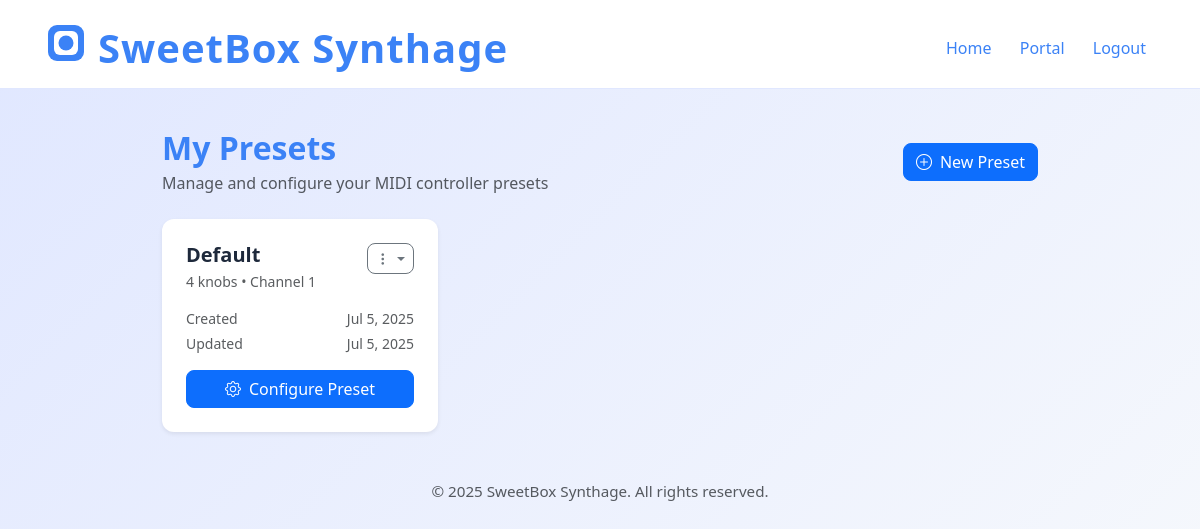
Page /dashboard/ (signed in) on the earlier database version.
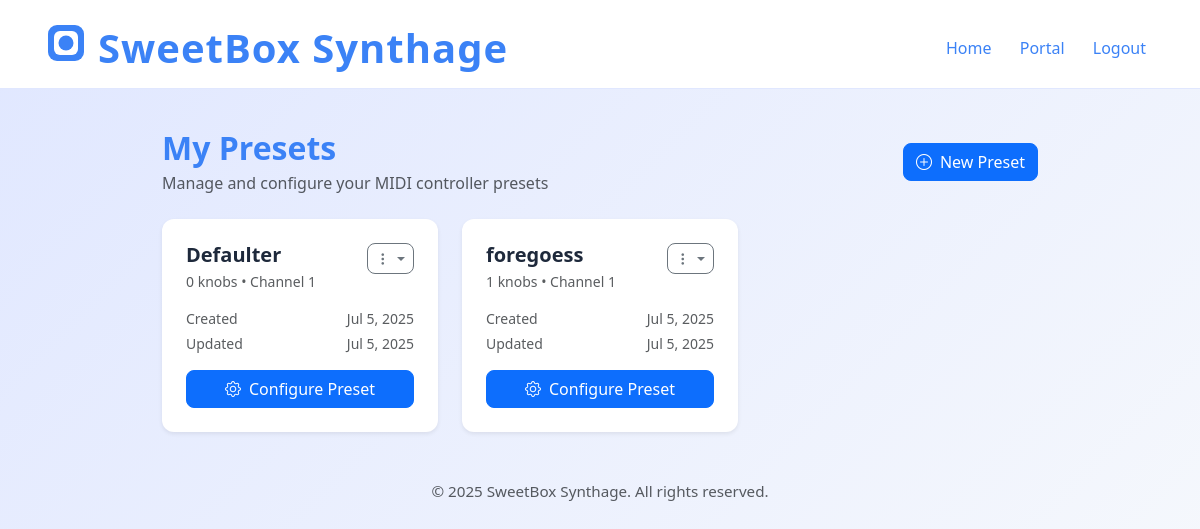
Same page on the later database version.
### midi/models.py (models this page shows, shortened)
class Preset(models.Model):
    owner = models.ForeignKey(User, on_delete=models.CASCADE, null=True)
    name = models.CharField(max_length=200)
    keys_channel = models.PositiveSmallIntegerField(default=1)
    number_of_knobs = models.PositiveSmallIntegerField(default=4)
    created = models.DateTimeField(auto_now_add=True)
    updated = models.DateTimeField(auto_now=True)
    objects = models.Manager()

### midi/views.py (the view)
# urls.py: path('dashboard/', views.dashboard, name="dashboard"),
@login_required(login_url='login')
def dashboard(request):
    user = request.user
    presets = Preset.objects.filter(owner=user)
    preset_count = presets.count()
    context = {
        'hide_dashboard_link':True,
        'presets':presets,
        'preset_count':preset_count,
    }
    return render(request, 'midi/dashboard.html', context)

### midi/templates/midi/dashboard.html (shortened to what this page needs)
{% extends 'midi/base.html' %}
{% block content %}
<div class="container" style="max-width: 900px; margin-top: 40px;">
    <div class="row mb-4">
        <div class="col-12">
            <div class="d-flex justify-content-between align-items-center">
                <div>
                    <h1 class="h2 mb-1" style="color: #3b82f6; font-weight: 600;">My Presets</h1>
                    <p class="text-muted mb-0">Manage and configure your MIDI controller presets</p>
                </div>
                <div>
                    <button class="btn btn-primary" data-bs-toggle="modal" data-bs-target="#createPresetModal">
                        <i class="bi bi-plus-circle me-2"></i>New Preset
                    </button>
                </div>
            </div>
        </div>
    </div>
    {% if preset_count < 1 %}
        <div class="row">
            <div class="col-12">
                <div class="card border-0 shadow-sm" style="background: linear-gradient(135deg, #f8fafc 0%, #e0e7ff 100%);">
                    <div class="card-body text-center py-5">
                        <div class="mb-4">
                            <svg width="64" height="64" viewBox="0 0 64 64" fill="none" xmlns="http://www.w3.org/2000/svg">
                                <rect x="8" y="8" width="48" height="48" rx="12" fill="#3b82f6" opacity="0.2"/>
                                <rect x="16" y="16" width="32" height="32" rx="8" fill="#3b82f6" opacity="0.1"/>
                                <circle cx="32" cy="32" r="8" fill="#3b82f6"/>
                            </svg>
                        </div>
                        <h3 class="h4 mb-3" style="color: #3b82f6;">No Presets Yet</h3>
                        <p class="text-muted mb-4">Get started by creating your first preset for your MIDI controller.</p>
                        <button class="btn btn-primary btn-lg" data-bs-toggle="modal" data-bs-target="#createPresetModal">
                            <i class="bi bi-plus-circle me-2"></i>Create Default Preset
                        </button>
                    </div>
                </div>
            </div>
        </div>
    {% else %}
        <div class="row g-4">
{% for preset in presets %}
                <div class="col-md-6 col-lg-4">
                    <div class="card h-100 border-0 shadow-sm hover-lift" style="transition: all 0.3s ease;">
                        <div class="card-body p-4">
                            <div class="d-flex justify-content-between align-items-start mb-3">
                                <div class="flex-grow-1">
                                    <h5 class="card-title mb-1" style="color: #1e293b; font-weight: 600;">
                                        {{ preset.name }}
                                    </h5>
                                    <p class="text-muted small mb-0">
                                        {{ preset.number_of_knobs }} knobs • Channel {{ preset.keys_channel }}
                                    </p>
                                </div>
                                <div class="dropdown">
                                    <button class="btn btn-sm btn-outline-secondary dropdown-toggle" type="button" data-bs-toggle="dropdown" aria-expanded="false">
                                        <i class="bi bi-three-dots-vertical"></i>
                                    </button>
                                </div>
                            </div>
                            <div class="mb-3">
                                <div class="d-flex justify-content-between text-muted small mb-1">
                                    <span>Created</span>
                                    <span>{{ preset.created|date:"M j, Y" }}</span>
                                </div>
                                <div class="d-flex justify-content-between text-muted small">
                                    <span>Updated</span>
                                    <span>{{ preset.updated|date:"M j, Y" }}</span>
                                </div>
                            </div>
                            <div class="d-grid">
                                <a href="{% url 'portal' %}?preset={{ preset.id }}" class="btn btn-primary">
                                    <i class="bi bi-gear me-2"></i>Configure Preset
                                </a>
                            </div>
                        </div>
                    </div>
                </div>
            {% endfor %}
        </div>
    {% endif %}
</div>
<link rel="stylesheet" href="https://cdn.jsdelivr.net/npm/bootstrap-icons@1.11.0/font/bootstrap-icons.css">
{% endblock %}

### midi/templates/midi/base.html (shortened to what this page needs)
<!DOCTYPE html>
<html lang="en">
<head>
    <link href="https://cdn.jsdelivr.net/npm/bootstrap@5.3.0/dist/css/bootstrap.min.css" rel="stylesheet">
</head>
<body>
    <header>
        <div class="container d-flex justify-content-between align-items-center">
            <div class="d-flex align-items-center">
                <svg class="logo-icon" viewBox="0 0 64 64" fill="none" xmlns="http://www.w3.org/2000/svg">
                    <rect x="8" y="8" width="48" height="48" rx="12" fill="#3b82f6"/>
                    <rect x="16" y="16" width="32" height="32" rx="8" fill="#fff"/>
                    <circle cx="32" cy="32" r="10" fill="#3b82f6"/>
                </svg>
                <span class="brand ms-2">SweetBox Synthage</span>
            </div>
            <nav class="header-nav">
                {% if not hide_home_link %}<a href="{% url 'home' %}">Home</a>{% endif %}
                {% if not page == 'login' or page == 'signup' %}
                    {% if not hide_portal_link %}<a href="{% url 'portal' %}">Portal</a>{% endif %}
                    {% if not hide_login_link %}
                        {% if request.user.is_authenticated %}
                        <a href="{% url 'logout' %}">Logout</a>
                        {% else %}
                        <a href="{% url 'login' %}">Login</a>
                        <a href="{% url 'signup' %}">Sign Up</a>
                        {% endif %}
                    {% endif %}
                {% endif %}
            </nav>
        </div>
    </header>
    {% block content %}
    {% endblock %}
    <footer class="text-center text-muted mt-5 mb-3" style="font-size:0.95rem;">
        &copy; 2025 SweetBox Synthage. All rights reserved.
    </footer>
</body>
</html>

### midi/templates/midi/base.html (style rules this page uses)
body { background: linear-gradient(135deg, #e0e7ff 0%, #f8fafc 100%); min-height: 100vh; font-family: 'Segoe UI', Arial, sans-serif; }
.brand { font-size: 2.5rem; font-weight: 700; color: #3b82f6; letter-spacing: 1px; }
.logo-icon { width: 48px; height: 48px; margin-bottom: 10px; }
header { background: #fff; border-bottom: 1px solid #e0e7ff; padding: 18px 0 10px 0; margin-bottom: 0; }
.header-nav a { margin: 0 12px; color: #3b82f6; font-weight: 500; text-decoration: none; }
footer { text-align: center; color: #64748b; font-size: 0.95rem; margin-top: 60px; margin-bottom: 18px; }

### midi/templates/midi/dashboard.html (style rules this page uses)
.card { border-radius: 12px; overflow: hidden; }
.btn { border-radius: 8px; font-weight: 500; }

Differences in the rows shown:
removed Preset: name "Default", number_of_knobs "4", keys_channel "1", created "Jul 5, 2025", updated "Jul 5, 2025"
added Preset: name "Defaulter", number_of_knobs "0", keys_channel "1", created "Jul 5, 2025", updated "Jul 5, 2025"
added Preset: name "foregoess", number_of_knobs "1", keys_channel "1", created "Jul 5, 2025", updated "Jul 5, 2025"
